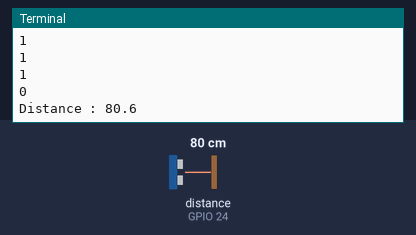
The program below on a simulated Raspberry Pi (BCM pin numbers). Shown: the last lines printed to the terminal. The test bench sets the inputs (shaded band); at power-on: distance to the obstacle (sensor on GPIO 24) 80 cm. The echo pulse lasts 58.3 µs per cm; the clock reads 2024-03-15 10:24:30 at power-on unless the program sets it.

Above: at 1.2 s.
1.3 s: distance to the obstacle (sensor on GPIO 24) set to 2 cm
At 1.77 s:
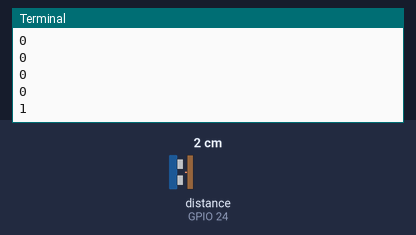
2.8 s: distance to the obstacle (sensor on GPIO 24) set to 4 cm
At 4.2 s:
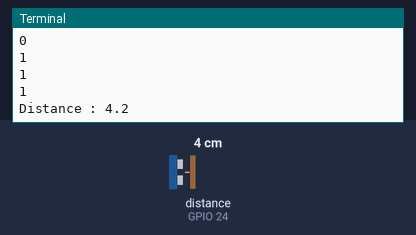
Timing chart, 0 to 5.8 s (numbered marks = the images above; inputs shaded):
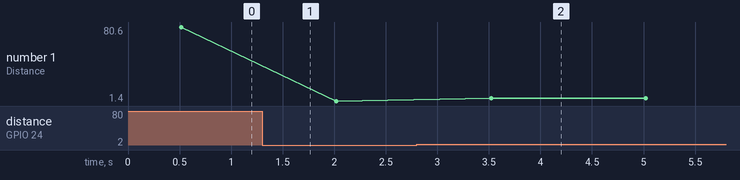

The program:

trest.py
```python
# -----------------------
# Import required Python libraries
# -----------------------
import time
import RPi.GPIO as GPIO

# -----------------------
# Define some functions
# -----------------------

def measure():
  # This function measures a distance
  GPIO.output(GPIO_TRIGGER, True)
  time.sleep(0.1)
  GPIO.output(GPIO_TRIGGER, False)
  start = time.time()

  while (GPIO.input(GPIO_ECHO)==0):
    print(GPIO.input(GPIO_ECHO))
    #_ = input("Espera 1")
    start = time.time()

  while (GPIO.input(GPIO_ECHO)==1):
    print(GPIO.input(GPIO_ECHO))
    #_ = input("Espera 2")
    stop = time.time()

  elapsed = stop-start
  distance = (elapsed * 34300)/2

  return distance

def measure_average():
  # This function takes 3 measurements and
  # returns the average.
  distance1=measure()
  time.sleep(0.1)
  distance2=measure()
  time.sleep(0.1)
  distance3=measure()
  distance = distance1 + distance2 + distance3
  distance = distance / 3
  return distance

# -----------------------
# Main Script
# -----------------------

# Use BCM GPIO references
# instead of physical pin numbers
GPIO.setmode(GPIO.BCM)

# Define GPIO to use on Pi
GPIO_TRIGGER = 23
GPIO_ECHO    = 24

print("Ultrasonic Measurement")

# Set pins as output and input
GPIO.setup(GPIO_TRIGGER,GPIO.OUT)  # Trigger
GPIO.setup(GPIO_ECHO,GPIO.IN)      # Echo

# Set trigger to False (Low)
GPIO.output(GPIO_TRIGGER, False)

# Wrap main content in a try block so we can
# catch the user pressing CTRL-C and run the
# GPIO cleanup function. This will also prevent
# the user seeing lots of unnecessary error
# messages.
try:

  while True:

    distance = measure_average()
    print("Distance : %.1f" % distance)
    time.sleep(1)

except KeyboardInterrupt:
  # User pressed CTRL-C
  # Reset GPIO settings
  GPIO.cleanup()
```

Measured:
- after the input at 2.8 s, the terminal: prints a new line after 0.72 s (image 2)
- plotted number 1: 80.6 → 1.4 after the input at 1.3 s, 1.4 → 4.2 after the input at 2.8 s
